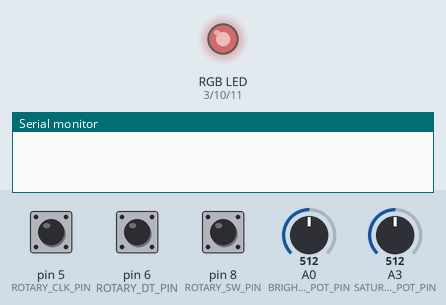
Simulated run of this sketch. Board: Arduino Uno, built with avr-gcc and run on an emulated ATmega328P. Parts: an RGB LED mixed from three pins (HIGH = lit), the last lines printed to the serial monitor. The inputs (shaded band) are chosen by the test bench; at power-on: pin 8 (ROTARY_SW_PIN) HIGH, A0 (BRIGHTNESS_POT_PIN) = 512, A3 (SATURATION_POT_PIN) = 512, pin 5 (ROTARY_CLK_PIN) HIGH, pin 6 (ROTARY_DT_PIN) HIGH. Dim RGB values are drawn brighter than linear; random numbers use the default seed unless the sketch sets one.

Above: at 1.2 s.
1.3 s: pin 8 (ROTARY_SW_PIN) pulled LOW for 0.15 s
At 1.6 s:
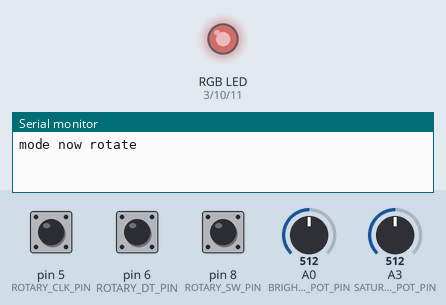
4.3 s: A0 (BRIGHTNESS_POT_PIN) set to 230
At 4.51 s:
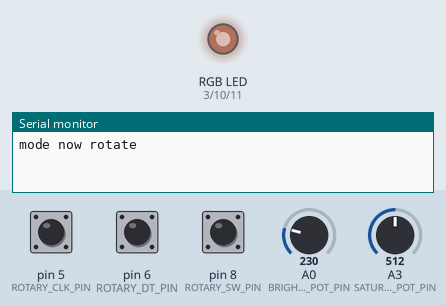
7.3 s: A3 (SATURATION_POT_PIN) set to 0
At 7.63 s:
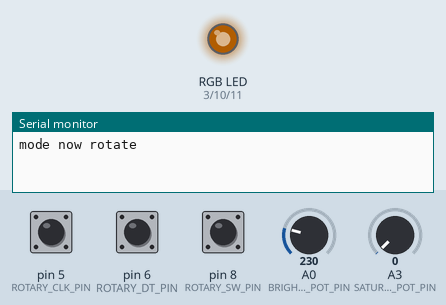
10.3 s: A0 (BRIGHTNESS_POT_PIN) set to 0
At 11.4 s:
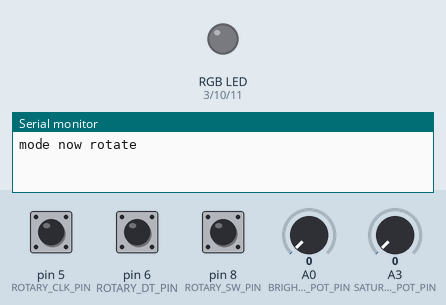
11.8 s: A0 (BRIGHTNESS_POT_PIN) set to 306
At 12.05 s:
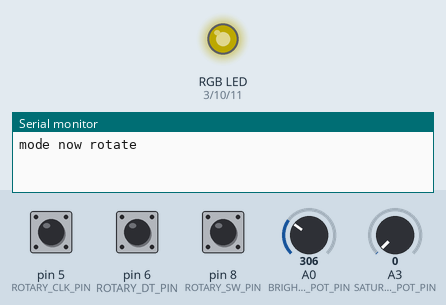
14.8 s: A3 (SATURATION_POT_PIN) set to 12
17.8 s: A3 (SATURATION_POT_PIN) set to 15
Timing chart, 0 to 37.1 s (numbered marks = the images above; inputs shaded):
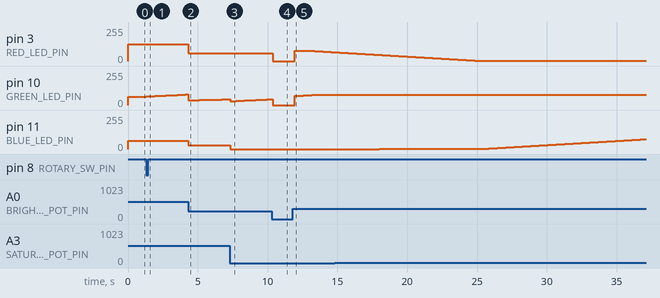

Measured:
- after the input at 1.3 s, pin 10 (GREEN_LED_PIN): moves from 63/255 to 79/255 over 2.8 s, starting at once
- after the input at 4.3 s, pin 3 (RED_LED_PIN): 127/255 → 57/255 at once; pin 11 (BLUE_LED_PIN): 63/255 → 28/255 at once
- after the input at 7.3 s, pin 11 (BLUE_LED_PIN): 28/255 → 0/255 at once
- after the input at 10.3 s, pin 3 (RED_LED_PIN): 57/255 → 0/255 after 0.05 s
- after the input at 11.8 s, pin 3 (RED_LED_PIN): 0/255 → 76/255 after 0.16 s, → 75/255 1.4 s later, → 73/255 0.20 s later, → 72/255 0.20 s later, … (9 changes in this stretch); pin 10 (GREEN_LED_PIN): moves from 0/255 to 76/255 over 1.2 s, starting after 0.16 s

The sketch:

rgb-controller.ino
```cpp
#include "limits.h"
#include <EEPROM.h>

enum class Mode { fixed, rotate, party };
Mode currentMode = Mode::fixed;

// angular speed used to change hue or set refresh rate, set by rotary encoder
int speed = 1;
int MAX_SPEED = 190;

// timers used for non-blocking scheduling
unsigned long hueLastSet = ULONG_MAX;
unsigned long colorSetTime = 0;
unsigned long encoderPreviousClick = 0;
unsigned long currentTime = 0;

// benchmarking
//unsigned long benchmarkTimer = millis();
//unsigned long loopCounter = 0;

// Set LED pins
const int RED_LED_PIN = 3;
const int GREEN_LED_PIN = 10;
const int BLUE_LED_PIN = 11;

// Set Rotary Encoder pins
const int ROTARY_SW_PIN = 8;
const int ROTARY_DT_PIN = 6;
const int ROTARY_CLK_PIN = 5;

// Set pot pins
const int SATURATION_POT_PIN = 17;
const int BRIGHTNESS_POT_PIN = 14;

// radial coordinates for color wheel
// 0 - 360
double hue = 0;
// 0 - 1 (higher value is less saturation, lower value raises the minimum value for all colors)
double saturation = 0.99;
// 0 - 1 (brightness control, 0 is min, 1 is max
double brightness = 1.0;

// EEPROM storage for hue
int hueAddress = 0;
double hueToSave = 0;

// 0 - 255
int redVal = 255;
int greenVal = 255;
int blueVal = 255;

int rotaryStateSW = HIGH;
int rotaryStateDT = HIGH;
int rotaryStateCLK = HIGH;

int rotaryStateSWNew = HIGH;
int rotaryStateDTNew = HIGH;
int rotaryStateCLKNew = HIGH;

// stores whether the encoder could be between clicks
int encoderPossiblyBetween = 0;
// if the encoder has gone high, but DT or CLK are still high, leave this set
int encoderIsTurning = 0;

void setup() {
  // put your setup code here, to run once:
  pinMode(RED_LED_PIN, OUTPUT);
  pinMode(GREEN_LED_PIN, OUTPUT);
  pinMode(BLUE_LED_PIN, OUTPUT);

  pinMode(ROTARY_SW_PIN, INPUT);
  pinMode(ROTARY_DT_PIN, INPUT);
  pinMode(ROTARY_CLK_PIN, INPUT);

  pinMode(BRIGHTNESS_POT_PIN, INPUT);
  pinMode(SATURATION_POT_PIN, INPUT);

  Serial.begin(9600);

  // read hue from EEPROM, check for out of bounds values
  EEPROM.get(hueAddress, hue);
  if (hue > 360 || hue < 0 || isnan(hue)) {
    hue = 0;
  }
  setNewColor(0);
}

void loop() {
  // put your main code here, to run repeatedly:
  currentTime = millis();

  checkEncoderState();

  checkPotStates();

  // set hue to memory if it is dirty, and sufficient time has passed (do not hammer EEPROM)
  if (currentTime - 20000 > hueLastSet && hueLastSet != 0 && currentTime > 20000) {
    hueLastSet = ULONG_MAX;
    EEPROM.put(hueAddress, hueToSave);
  }

  if (currentMode == Mode::fixed) {
    setNewColor(0);
  } else if (currentTime - colorSetTime > 200 / (abs(speed))) {
    // set new color based on speed, max of every 200ms
    colorSetTime = currentTime;
    if (currentMode == Mode::rotate) {
      // rotate in direction set by speed
      setNewColor((speed) / abs(speed));
    } else if (currentMode == Mode::party) {
      // choose a random hue value!
      setNewColor(rand() % 360);
    }
  }

  //runBenchmark();
}

//void runBenchmark() {
//  loopCounter += 1;
//  if (currentTime - benchmarkTimer > 1000) {
//    Serial.print(loopCounter);
//    Serial.print(" loops in last second\n");
//    loopCounter = 0;
//    benchmarkTimer = currentTime;
//  }
//}

void checkEncoderState() {
  rotaryStateSWNew = digitalRead(ROTARY_SW_PIN);
  rotaryStateDTNew = digitalRead(ROTARY_DT_PIN);
  rotaryStateCLKNew = digitalRead(ROTARY_CLK_PIN);

  encoderPossiblyBetween = rotaryStateDTNew == LOW || rotaryStateCLKNew == LOW;

  // pushbutton state machine
  if (rotaryStateSWNew == LOW && rotaryStateSW == HIGH) {
    rotaryStateSW = LOW;
    encoderPress();
  } else if (rotaryStateSWNew == HIGH && rotaryStateSW == LOW) {
    // reset state
    rotaryStateSW = HIGH;
  }

  // turning encoder to the left state machine
  if (rotaryStateDTNew == LOW && encoderIsTurning == 0 && rotaryStateDT == HIGH) {
    rotaryStateDT = LOW;
    encoderIsTurning = 1;
    encoderLeft();
  } else if (rotaryStateDT == LOW && encoderPossiblyBetween == false){
    rotaryStateDT = HIGH;
    encoderIsTurning = 0;
  }

  // turning encoder to the right state machine
  if (rotaryStateCLKNew == LOW && encoderIsTurning == 0 && rotaryStateCLK == HIGH) {
    rotaryStateCLK = LOW;
    encoderIsTurning = 1;
    encoderRight();
  } else if (rotaryStateCLK == LOW && encoderPossiblyBetween == false){
    rotaryStateCLK = HIGH;
    encoderIsTurning = 0;
  }
}

void checkPotStates() {
  brightness = (analogRead(BRIGHTNESS_POT_PIN) / 1023.0);
  // Saturation is reversed
  saturation = 1.0 - (analogRead(SATURATION_POT_PIN) / 1023.0);
  //logBrightAndSat();
}

void logBrightAndSat() {
  Serial.print("brightness value: ");
  Serial.print(brightness);
  Serial.print(" saturation value: ");
  Serial.print(saturation);
  Serial.print("\n");
}

// triggered when encoder has been pressed
void encoderPress() {
  // change operating mode
  switch (currentMode) {
    case Mode::fixed :
      Serial.print("mode now rotate\n");
      currentMode = Mode::rotate;
      break;
    case Mode::rotate :
      Serial.print("mode now party time!\n");
      currentMode = Mode::party;
      break;
    case Mode::party :
      Serial.print("mode now fixed\n");
      currentMode = Mode::fixed;
      hue = hueToSave;
      break;
  }
}

// triggered when encoder has been turned left by one click
void encoderLeft() {
  unsigned long now = millis();
  speed = -1 - (1000 / (now - encoderPreviousClick));
  speed = speed < -(MAX_SPEED) ? -(MAX_SPEED) : speed;
  setNewColor(speed);
  if (currentMode == Mode::fixed) {
    hueLastSet = millis();
    hueToSave = hue;
  }
  encoderPreviousClick = now;
}

// triggered when encoder has been turned right by one click
void encoderRight() {
  unsigned long now = millis();
  speed = 1 + (1000 / (now - encoderPreviousClick));
  speed = speed > MAX_SPEED ? MAX_SPEED : speed;
  setNewColor(speed);
  if (currentMode == Mode::fixed) {
    hueLastSet = millis();
    hueToSave = hue;
  }
  encoderPreviousClick = now;
}

// adjust hue by offset
void setNewColor(int offset) {
  hue += offset;
  while (hue > 360) {
    hue -= 360;
  }
  while (hue < 0) {
    hue += 360;
  }

  // convert from HSV controls to RGB outputs to LED pins
  setRGBFromHSV();
  analogWrite(RED_LED_PIN, redVal);
  analogWrite(GREEN_LED_PIN, greenVal);
  analogWrite(BLUE_LED_PIN, blueVal);
}

/**
 * HSV to RGB converter CAUTION: works on the global color values
 * modified to work in Arduino-land :)
 * hue - 0 -360
 * saturation - 0 - 1
 * value (brightness) - 0 - 1
 */
int setRGBFromHSV() {
  double c = (brightness * saturation);
  double hp = fmod(hue / 60.0, 6);
  double x = c * (1.0 - fabs(fmod(hp, 2.0) - 1.0));
  double m = brightness - c;

  // reset colors
  redVal = 0;
  greenVal = 0;
  blueVal = 0;

  if (hue >= 0 && hue < 60) {
    redVal = (int) 255.0 * (c + m);
    greenVal = (int) 255.0 * (x + m);
    blueVal = (int) 255.0 * m;
  } else if (hue >= 60 && hue < 120) {
    redVal = (int) 255.0 * (x + m);
    greenVal = (int) 255.0 * (c + m);
    blueVal = (int) 255.0 * m;
  } else if (hue >= 120 && hue < 180) {
    redVal = (int) 255.0 * m;
    greenVal = (int) 255.0 * (c + m);
    blueVal = (int) 255.0 * (x + m);
  } else if (hue >= 180 && hue < 240) {
    redVal = (int) 255.0 * m;
    greenVal = (int) 255.0 * (x + m);
    blueVal = (int) 255.0 * (c + m);
  } else if (hue >= 240 && hue < 300) {
    redVal = (int) 255.0 * (x + m);
    greenVal = (int) 255.0 * m;
    blueVal = (int) 255.0 * (c + m);
  } else if (hue >= 300 && hue <= 360) {
    redVal = (int) 255.0 * (c + m);
    greenVal = (int) 255.0 * m;
    blueVal = (int) 255.0 * (x + m);
  } else {
    // something terrible has occurred, bad input hue
    Serial.println("bad hue input to rgb converter");
  }

  //logColorState(c, x, m);
}

void logColorState(double c, double x, double m) {
  Serial.print("Hue: ");
  Serial.print(hue);
  Serial.print(" red: ");
  Serial.print(redVal);
  Serial.print(" green: ");
  Serial.print(greenVal);
  Serial.print(" blue: ");
  Serial.print(blueVal);
  Serial.print(" c: ");
  Serial.print(c);
  Serial.print(" x: ");
  Serial.print(x);
  Serial.print(" m: ");
  Serial.print(m);
  Serial.print("\n");
}
```
